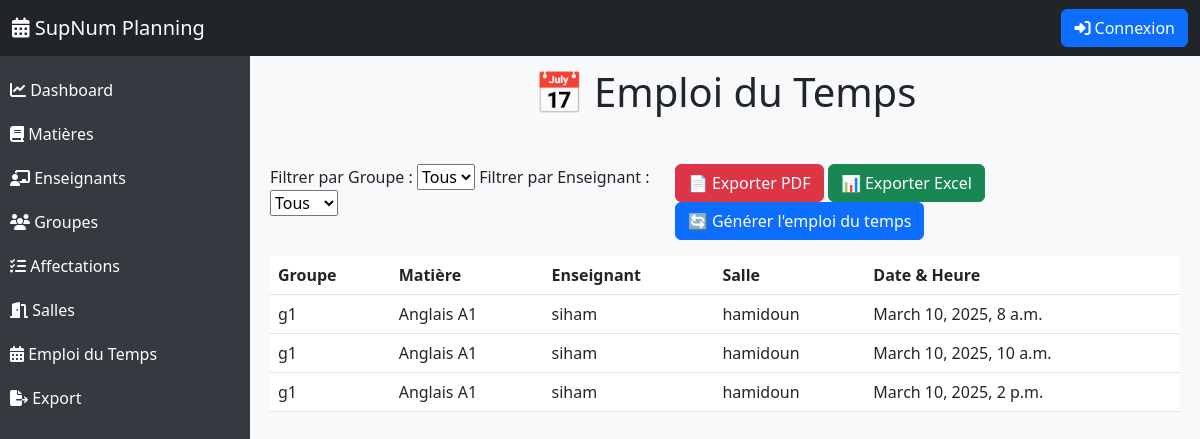
/emploi/, run on the app's committed database.
### planning/models.py (models this page shows, shortened)
class EmploiDuTemps(models.Model):
    id = models.UUIDField(primary_key=True, default=uuid.uuid4, editable=False)
    groupe = models.ForeignKey(Groupe, on_delete=models.CASCADE)
    enseignant = models.ForeignKey(Enseignant, on_delete=models.CASCADE)
    matiere = models.ForeignKey(Matiere, on_delete=models.CASCADE)
    salle = models.ForeignKey(Salle, on_delete=models.CASCADE, null=True, blank=True)  # ✅ Correction ici
    date_heure = models.DateTimeField()
    def __str__(self):
        return f"{self.groupe.nom} - {self.matiere.nom} - {self.enseignant.nom} - {self.date_heure}"

class Groupe(models.Model):
    id = models.UUIDField(primary_key=True, default=uuid.uuid4, editable=False)
    nom = models.CharField(max_length=50, unique=True)
    semestre = models.IntegerField(choices=[(i, f"Semestre {i}") for i in range(1, 7)])
    parent_groupe = models.ForeignKey(
        'self', null=True, blank=True, on_delete=models.SET_NULL, related_name="sous_groupes"
    )

class Matiere(models.Model):
    id = models.UUIDField(primary_key=True, default=uuid.uuid4, editable=False)
    code = models.CharField(max_length=10, unique=True)
    nom = models.CharField(max_length=100)
    credits = models.IntegerField()
    semestre = models.IntegerField(choices=[(i, f"Semestre {i}") for i in range(1, 7)])
    filiere = models.CharField(max_length=50)

class Enseignant(models.Model):
    id = models.UUIDField(primary_key=True, default=uuid.uuid4, editable=False)
    nom = models.CharField(max_length=100)
    disponibilites = models.JSONField(default=dict, blank=True)  # {"Lundi": [1,2], "Mardi": [3,4]}

class Salle(models.Model):
    id = models.UUIDField(primary_key=True, default=uuid.uuid4, editable=False)
    nom = models.CharField(max_length=50, unique=True)
    capacite = models.IntegerField()
    type_salle = models.CharField(max_length=50, choices=[("CM", "CM"), ("TD", "TD"), ("TP", "TP")])

### planning/views.py (the view)
# urls.py: path('emploi/', afficher_emploi_du_temps, name='emploi_du_temps'),
def afficher_emploi_du_temps(request):
    emplois = EmploiDuTemps.objects.all()
    groupes = Groupe.objects.all()
    enseignants = Enseignant.objects.all()
    print("📌 Emplois récupérés :", list(emplois))  # 🔍 Debugging dans la console
    return render(request, "planning/emploi_du_temps.html", {
        "emplois": emplois,
        "groupes": groupes,
        "enseignants": enseignants
    })

### planning/templates/planning/emploi_du_temps.html (shortened to what this page needs)
{% extends 'planning/base.html' %}
{% block content %}
<h1 class="text-center mt-5">📅 Emploi du Temps</h1>
<div class="d-flex justify-content-between mt-5">
    <div>
        <label>Filtrer par Groupe :</label>
        <select id="filtreGroupe">
            <option value="Tous">Tous</option>
        </select>
        <label>Filtrer par Enseignant :</label>
        <select id="filtreEnseignant">
            <option value="Tous">Tous</option>
        </select>
    </div>
    <div>
        <button id="exportPdf" class="btn btn-danger">📄 Exporter PDF</button>
        <button id="exportExcel" class="btn btn-success">📊 Exporter Excel</button>
        <button id="genererEmploi" class="btn btn-primary">🔄 Générer l'emploi du temps</button>
    </div>
</div>
<table class="table">
    <thead>
        <tr>
            <th>Groupe</th>
            <th>Matière</th>
            <th>Enseignant</th>
            <th>Salle</th>
            <th>Date & Heure</th>
        </tr>
    </thead>
    <tbody>
        {% for emploi in emplois %}
        <tr>
            <td>{{ emploi.groupe.nom }}</td>
            <td>{{ emploi.matiere.nom }}</td>
            <td>{{ emploi.enseignant.nom }}</td>
            <td>{{ emploi.salle.nom|default:"Non attribuée" }}</td>
            <td>{{ emploi.date_heure }}</td>
        </tr>
        {% empty %}
        <tr>
            <td colspan="5" class="text-center">Aucun emploi du temps disponible.</td>
        </tr>
        {% endfor %}
    </tbody>
</table>
{% endblock %}

### planning/templates/planning/base.html (shortened to what this page needs)
{% include 'planning/navbar.html' %}
<!DOCTYPE html>
<html lang="fr">
<head>
    <link href="https://cdn.jsdelivr.net/npm/bootstrap@5.3.0/dist/css/bootstrap.min.css" rel="stylesheet">
    <link rel="stylesheet" href="https://cdnjs.cloudflare.com/ajax/libs/font-awesome/6.4.2/css/all.min.css">
</head>
<body>
    <div class="sidebar mt-5">
        <a href="{% url 'dashboard' %}"><i class="fas fa-chart-line"></i> Dashboard</a>
        <a href="{% url 'matieres' %}"><i class="fas fa-book"></i> Matières</a>
        <a href="{% url 'enseignants' %}"><i class="fas fa-chalkboard-teacher"></i> Enseignants</a>
        <a href="{% url 'groupes' %}"><i class="fas fa-users"></i> Groupes</a>
        <a href="{% url 'affectations' %}"><i class="fas fa-tasks"></i> Affectations</a>
        <a href="{% url 'salles' %}"><i class="fas fa-door-open"></i> Salles</a>
        <a href="{% url 'emploi_du_temps' %}"><i class="fas fa-calendar-alt"></i> Emploi du Temps</a>
        <a href="export.html"><i class="fas fa-file-export"></i> Export</a>
    </div>
    <div class="content">
        {% block content %} {% endblock %}
    </div>
</body>
</html>

### planning/templates/planning/navbar.html (shortened to what this page needs)
<nav class="navbar navbar-expand-lg navbar-dark bg-dark fixed-top">
    <div class="container-fluid">
        <a class="navbar-brand" href="{% url 'dashboard' %}">
            <i class="fas fa-calendar-alt"></i> SupNum Planning
        </a>
        <div class="collapse navbar-collapse justify-content-end" id="navbarNav">
            <ul class="navbar-nav">
                {% if user.is_authenticated %}
                    <li class="nav-item">
                        <span class="navbar-text text-white me-3">
                            <i class="fas fa-user"></i> {{ user.username }}
                        </span>
                    </li>
                    <li class="nav-item">
                        <a class="btn btn-danger" href="">
                            <i class="fas fa-sign-out-alt"></i> Déconnexion
                        </a>
                    </li>
                {% else %}
                    <li class="nav-item">
                        <a class="btn btn-primary" href="">
                            <i class="fas fa-sign-in-alt"></i> Connexion
                        </a>
                    </li>
                {% endif %}
            </ul>
        </div>
    </div>
</nav>

### planning/templates/planning/base.html (style rules this page uses)
body { display: flex; height: 100vh; background-color: #f8f9fa; }
.sidebar { width: 250px; background-color: #343a40; color: white; padding-top: 20px; height: 100vh; position: fixed; }
.sidebar a { color: white; padding: 10px; display: block; text-decoration: none; }
.content { margin-left: 250px; padding: 20px; width: 100%; }

### data on the page
EmploiDuTemps: groupe.nom "g1", matiere.nom "Anglais A1", enseignant.nom "siham", salle.nom "hamidoun", date_heure "March 10, 2025, 8 a.m."
EmploiDuTemps: groupe.nom "g1", matiere.nom "Anglais A1", enseignant.nom "siham", salle.nom "hamidoun", date_heure "March 10, 2025, 10 a.m."
EmploiDuTemps: groupe.nom "g1", matiere.nom "Anglais A1", enseignant.nom "siham", salle.nom "hamidoun", date_heure "March 10, 2025, 2 p.m."
